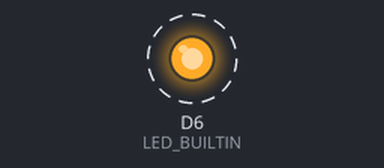
Bench run of a sketch on a simulated Arduino MKR. Parts: output pins drawn as LEDs (lit = HIGH). Dashed ring = blinking. WiFi joins after 1.5 s; servers stay silent unless stated; what the sketch prints to the serial monitor is not drawn.

Above: at 11.7 s.
Timing chart, 0 to 14.5 s (numbered marks = the images above):
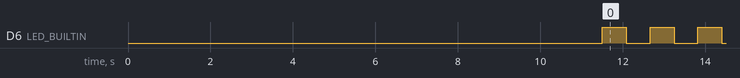

Measured:
- by itself, D6 (LED_BUILTIN): alternates HIGH for 0.58 s and LOW for 0.58 s

The sketch:

wifi_connection.ino
```cpp
#include <WiFiNINA.h>
#include "wifi_secret.h"

char ssid[] = SSID;
char password[] = PASSWORD;
int status = WL_IDLE_STATUS;
unsigned long previousMillis = 0;
int ledState = LOW;
int intervalLED = 0;

void setup() {
  pinMode(LED_BUILTIN, OUTPUT);

  Serial.begin(9600);
  while(!Serial);

  while (status != WL_CONNECTED) {
    Serial.print("Attempting to connecto to WiFi network: ");
    Serial.println(ssid);
    Serial.println("---------------------------------------");
    status = WiFi.begin(ssid, password);
    delay(10000);
  }

  Serial.println("WiFi connected!");
  Serial.print("IP address: ");
  Serial.println(WiFi.localIP());
  Serial.print("RSSI: ");
  Serial.println(WiFi.RSSI());
  Serial.println("---------------------------------------");
}

void loop() {
  unsigned long currentMillis = millis();
  if (currentMillis - previousMillis >= intervalLED) {
    intervalLED = WiFi.RSSI() * -10;
    previousMillis = currentMillis;

    if (ledState == LOW) {
      ledState = HIGH;
    } else {
      ledState = LOW;
    }
    digitalWrite(LED_BUILTIN, ledState);
  }
}
```

wifi_secret.h
```cpp
#define SSID "elecom2g-83b409"
#define PASSWORD "jameswifi"
```
